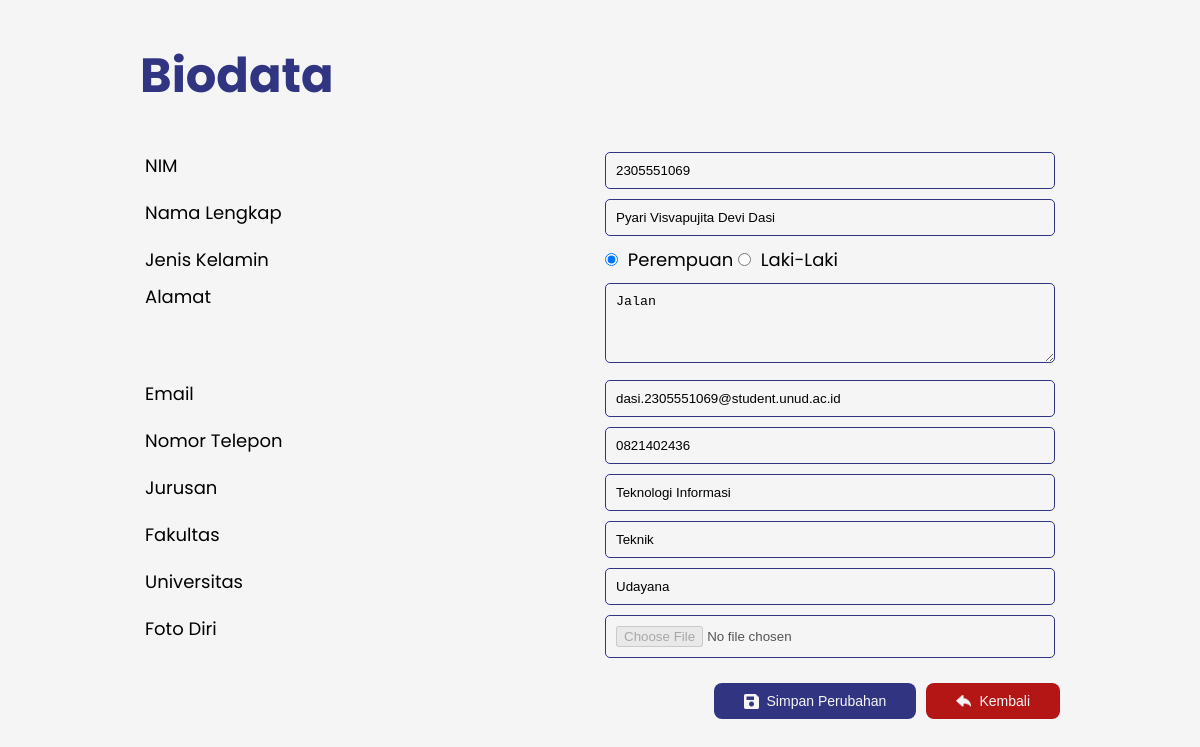
/add.php?mode=edit&id=22, run on the app's committed database.
### tables this page shows
CREATE TABLE `tb_mahasiswa` (
  `id` int NOT NULL AUTO_INCREMENT,
  `nim` varchar(20) DEFAULT NULL,
  `picture` varchar(255) DEFAULT NULL,
  `name` varchar(50) DEFAULT NULL,
  `gender` varchar(10) DEFAULT NULL,
  `address` varchar(100) DEFAULT NULL,
  `email` varchar(100) DEFAULT NULL,
  `telp` varchar(15) DEFAULT NULL,
  `major` varchar(50) DEFAULT NULL,
  `faculty` varchar(25) DEFAULT NULL,
  `university` varchar(50) DEFAULT NULL,
  PRIMARY KEY (`id`)
);

### function.php (called while the page is built, shortened)
<?php
require 'connection.php';
function query($query) {
    global $conn;
    $result = mysqli_query($conn, $query);
    $rows = [];
    while ($row = mysqli_fetch_assoc($result)) {
        $rows[] = $row;
    }
    return $rows;
}
?>

### add.php (the view, shortened to what this page needs)
<?php
require 'function.php';
$mode = isset($_GET['mode']) ? $_GET['mode'] : 'add';
$id = isset($_GET['id']) ? intval($_GET['id']) : null;
$data = [
    'nim' => '',
    'name' => '',
    'gender' => '',
    'address' => '',
    'email' => '',
    'telp' => '',
    'major' => '',
    'faculty' => '',
    'university' => '',
    'picture' => ''
];
if ($mode === 'edit' && $id) {
    $result = query("SELECT * FROM tb_mahasiswa WHERE id = $id");
    if (!empty($result)) {
        $data = $result[0];
    } else {
        echo "<script>
                alert('Data tidak ditemukan!');
                document.location.href = 'index.php';
              </script>";
        exit;
    }
}
?>
<!DOCTYPE html>
<html>
<head>
    <link rel="stylesheet" href="style.css">
</head>
<body>
    <div class="container-biodata">
        <div class="header">
            <h1 class="biodata-input">Biodata</h1>
        </div>
        <div class="content">
            <form class="form" action="" method="POST" enctype="multipart/form-data">
                <table cellpadding="20px" cellspacing="0px">
                    <tr>
                        <td><span id="spn_nim">NIM</span></td>
                        <td><input type="text" name="nim" id="nim" value="<?= $data['nim'] ?>" required></td>
                    </tr>
                    <tr>
                        <td><span id="spn_nama">Nama Lengkap</span></td>
                        <td><input type="text" name="name" id="name" value="<?= $data['name'] ?>" required></td>
                    </tr>
                    <tr>
                        <td><span id="spn_gender">Jenis Kelamin</span></td>
                        <td>
                            <input type="radio" id="perempuan" name="gender" value="Perempuan"
                                <?= $data['gender'] === 'Perempuan' ? 'checked' : '' ?> required>
                            <label for="perempuan">Perempuan</label>
                            <input type="radio" id="laki-laki" name="gender" value="Laki-Laki"
                                <?= $data['gender'] === 'Laki-Laki' ? 'checked' : '' ?> required>
                            <label for="laki-laki">Laki-Laki</label>
                        </td>
                    </tr>
                    <tr>
                        <td><span id="spn_alamat">Alamat</span></td>
                        <td><textarea name="address" id="address" required><?= $data['address'] ?></textarea></td>
                    </tr>
                    <tr>
                        <td><span id="spn_email">Email</span></td>
                        <td><input type="email" name="email" id="email" value="<?= $data['email'] ?>" required></td>
                    </tr>
                    <tr>
                        <td><span id="spn_telp">Nomor Telepon</span></td>
                        <td><input type="text" name="telp" id="telp" value="<?= $data['telp'] ?>" required></td>
                    </tr>
                    <tr>
                        <td><span id="spn_jurusan">Jurusan</span></td>
                        <td><input type="text" name="major" id="major" value="<?= $data['major'] ?>" required></td>
                    </tr>
                    <tr>
                        <td><span id="spn_fakultas">Fakultas</span></td>
                        <td><input type="text" name="faculty" id="faculty" value="<?= $data['faculty'] ?>" required>
                        </td>
                    </tr>
                    <tr>
                        <td><span id="spn_universitas">Universitas</span></td>
                        <td><input type="text" name="university" id="university" value="<?= $data['university'] ?>"
                                required>
                        </td>
                    </tr>
                    <tr>
                        <td><span id="spn_foto">Foto Diri</span></td>
                        <td>
                            <input type="file" name="picture" id="picture" disabled
                                <?= $mode === 'add' ? 'required' : '' ?>>
                        </td>
                    </tr>
                </table>
                <div class="button-group">
                    <button type="submit" name="submit" class="btn-save">
                        <img src="icon/save.png" alt="Submit" class="button-icon">
                        <?= $mode === 'add' ? 'Tambah' : 'Simpan Perubahan' ?>
                    </button>
                    <button type="button" onclick="window.location.href='index.php';" class="btn-back">
                        <img src="icon/back.png" alt="Kembali" class="back-icon"> Kembali
                    </button>
                </div>
            </form>
        </div>
    </div>
</body>

### style.css (style rules this page uses)
* { margin: 0; padding: 0; box-sizing: border-box; background-color: #F5F5F5; }
body { font-family: Poppins; padding: 40px; }
h1 { font-size: 48px; color: #303481; margin-bottom: 10px; }
table { margin: 20px 0px; width: 100%; border-collapse: collapse; table-layout: fixed; border-radius: 8px; overflow: hidden; height: 250px; }
td { padding: 12px; border: 1px solid #ddd; word-wrap: break-word; max-width: 150px; vertical-align: top; }
button { background: none; border: none; cursor: pointer; padding: 5px; }
button img { width: 20px; height: 20px; }
.container-biodata { justify-content: center; padding-left: 100px; padding-right: 100px; }
.form td { padding: 5px; font-size: 18px; border: none; }
.biodata-input { margin-bottom: 35px; }
input[type="text"], input[type="email"], input[type="file"], textarea { width: 100%; padding: 10px; border: 1px solid #303481; border-radius: 5px; outline: none; }
textarea { height: 80px; resize: vertical; box-sizing: border-box; }
input[type="radio"] { margin-right: 5px; }
.button-group { display: flex; gap: 10px; justify-content: flex-end; }
.btn-back { background-color: #b41515; color: #F5F5F5; font-size: 14px; border: none; padding: 10px 30px; border-radius: 8px; cursor: pointer; transition: 0.2s ease; display: flex; align-items: center; }
.back-icon { width: 15px; height: auto; font-size: 20px; margin-right: 8px; background-color: #b41515; }
.btn-save { background-color: #303481; color: #F5F5F5; font-size: 14px; border: none; padding: 10px 30px; border-radius: 8px; cursor: pointer; transition: 0.2s ease; display: flex; align-items: center; }
.btn-save .button-icon { width: 15px; height: auto; font-size: 20px; margin-right: 8px; background-color: #303481; }

### data on the page
tb_mahasiswa: nim "2305551069", name "Pyari Visvapujita Devi Dasi", gender "☑ Perempuan", gender "☐ Laki-Laki", address "Jalan", email "dasi.2305551069@student.unud.ac.id", telp "0821402436", major "Teknologi Informasi", faculty "Teknik", university "Udayana"
